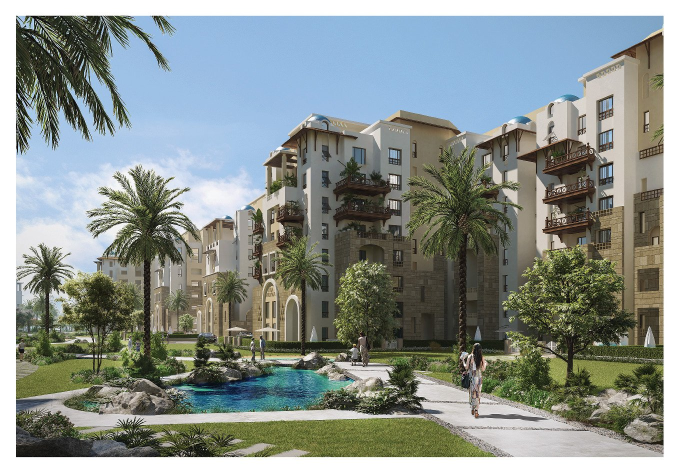
#> input picture scripts/out/picked/anakaji-01.jpg, 1359 x 945 px (shown at 1/2 size); its folder holds only this picture in this run
$ python final-sheet.py
#> lines starting #> are read from the running program, lines starting #| are printed output that depends on the picture
# Final eyeball on exactly what will go live. Order matters: *-00 becomes the cover.
import os, glob
from PIL import Image, ImageDraw
D = r"E:\madmona-app\scripts\out\picked"
files = sorted(glob.glob(f"{D}/*.jpg"))
cols, tw = 8, 300
th = []
for f in files:
    im = Image.open(f); im.thumbnail((tw, tw)); th.append((os.path.basename(f)[:-4], im))
#> further down, im is the input picture: PIL image 1359x945 RGB; mean R, G, B 136.3, 144.4, 139.8
#> after `im.thumbnail((tw, tw))`:
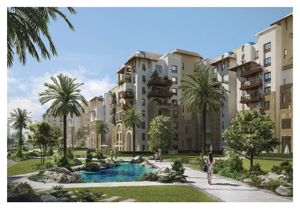
#> im: PIL image 300x209 RGB; mean R, G, B 136.4, 144.5, 139.9
H = max(i.height for _, i in th) + 18
#> H = 227
rows = (len(th) + cols - 1) // cols
#> rows = 1
s = Image.new("RGB", (cols * (tw + 6), rows * (H + 6)), "white")
#> s: PIL image 2448x233 RGB; every value is 255
d = ImageDraw.Draw(s)
for k, (nm, im) in enumerate(th):
    x, y = (k % cols) * (tw + 6), (k // cols) * (H + 6)
    s.paste(im, (x, y + 16))
    d.text((x + 3, y + 2), nm, fill="red")
#> this loop made 1 pass
#> (nm, x, y) on pass 1: ('anakaji-01', 0, 0)
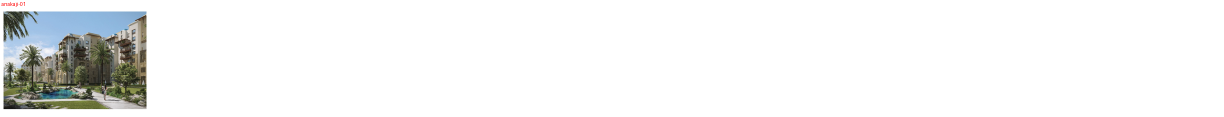
#> s: PIL image 2448x233 RGB (shown at 1/2 size); mean R, G, B 242, 242.8, 242.3
s.save(r"E:\madmona-app\scripts\out\FINAL.png")
print(len(th), "->", s.size)
#| 1 -> (2448, 233)
